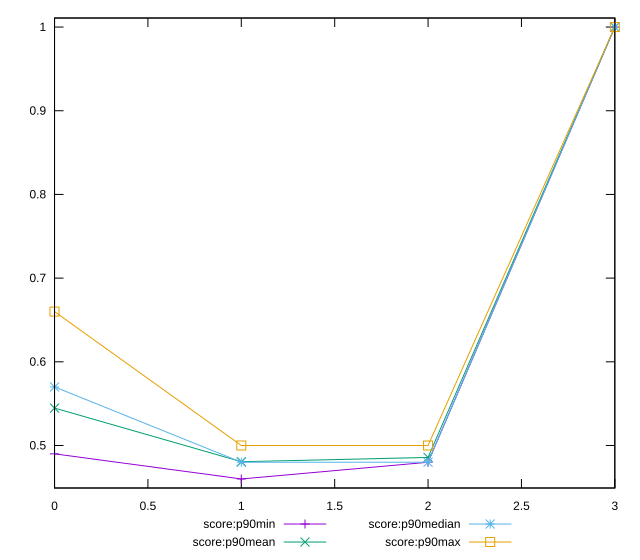

The script that saved this image:
reset

$scoreP90Min <<EOF
0 0.49
1 0.46
2 0.48
3 1
EOF

$scoreP90Mean <<EOF
0 0.5446808510638294
1 0.48063829787234014
2 0.48574468085106326
3 1
EOF

$scoreP90Median <<EOF
0 0.57
1 0.48
2 0.48
3 1
EOF

$scoreP90Max <<EOF
0 0.66
1 0.5
2 0.5
3 1
EOF

set key outside below
set xrange [0:3]
set yrange [0.44920000000000004:1.0108]
set trange [0.44920000000000004:1.0108]
set terminal svg size 640, 560 enhanced background rgb 'white'
set output "reports/report_00032_2021-02-25T10-28-15.087Z/uses-http2/progression/score.svg"

plot $scoreP90Min title "score:p90min" with linespoints, \
     $scoreP90Mean title "score:p90mean" with linespoints, \
     $scoreP90Median title "score:p90median" with linespoints, \
     $scoreP90Max title "score:p90max" with linespoints

reset
